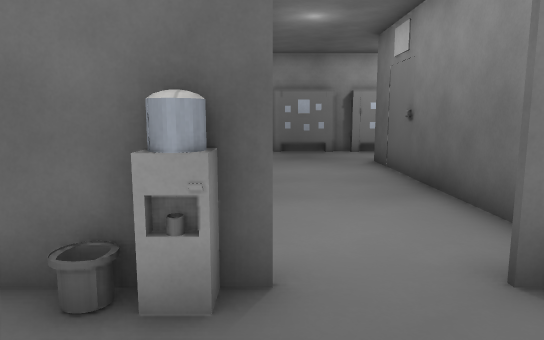
view 1 (above)

17 first-person views from a walk through a 3-D level made in the Godot game engine. The camera is 1.5 m above the floor, tilts 8° down and sees 70° across. Doors that lead somewhere are drawn open, without their leaves. The floor is counted in squares, 1.03 m on a side. Each view is taken from the middle of a square. On the plan, view 1 faces up. The plan holds only what a view shows up to about 16 squares ahead; the rest is blank. Surface patterns are stand-ins for the level's own textures.

view 2
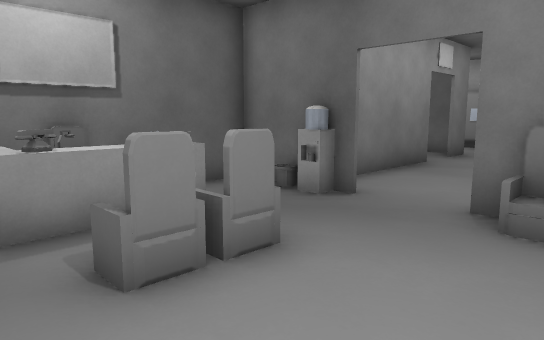

view 3
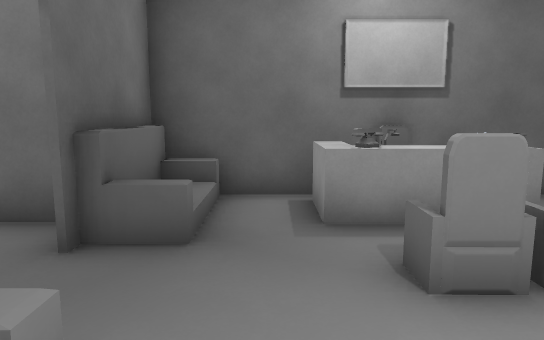

view 4
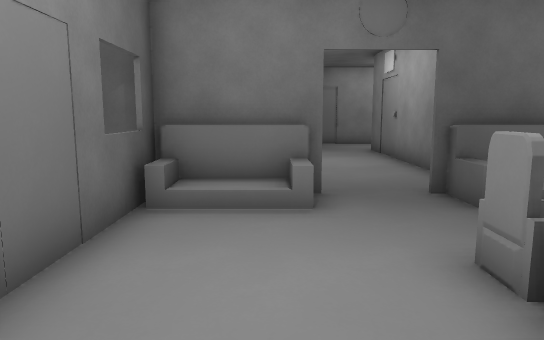

view 5
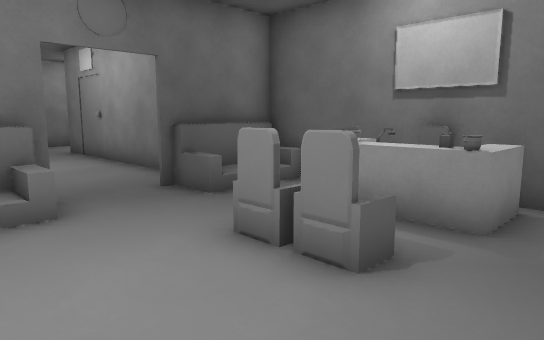

view 6
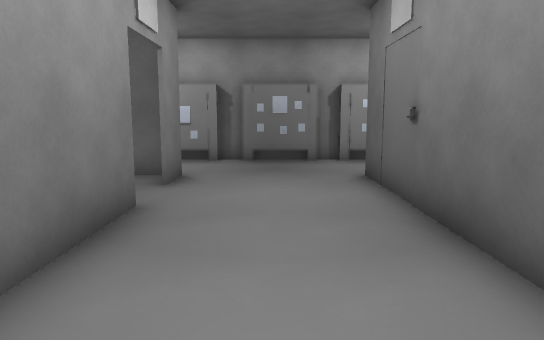

view 7
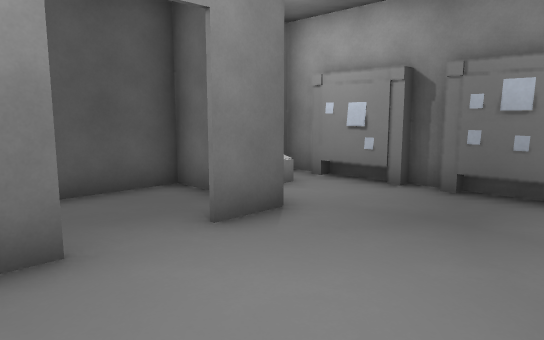

view 8
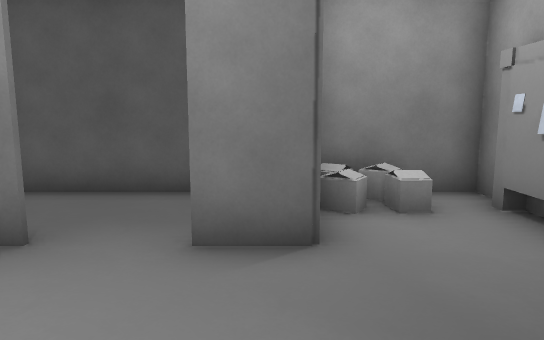

view 9
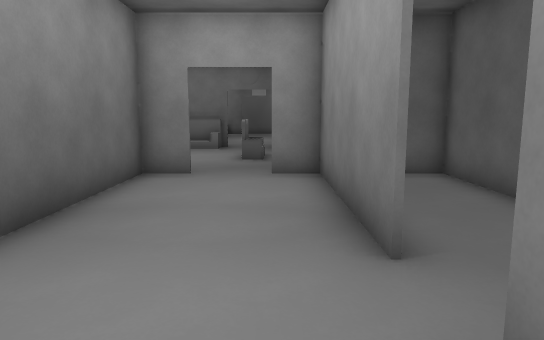

view 10
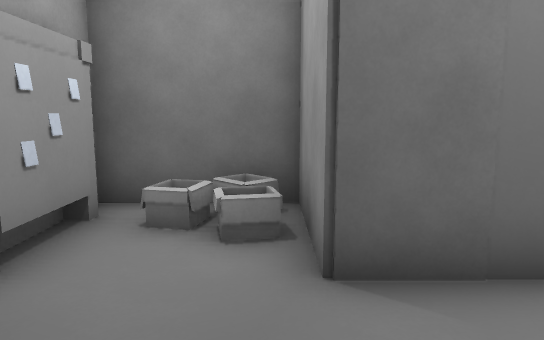

view 11
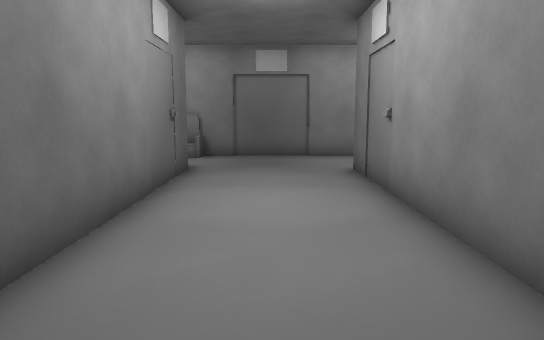

view 12
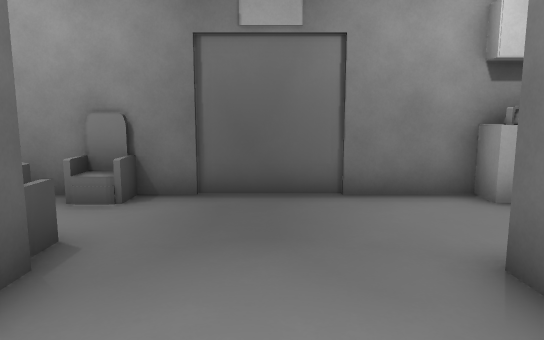

view 13
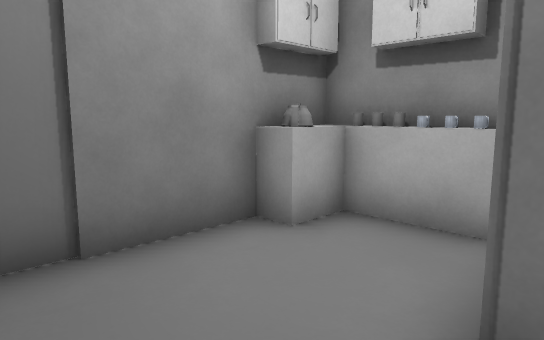

view 14
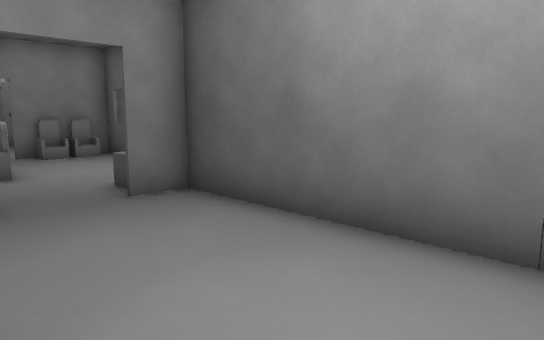

view 15
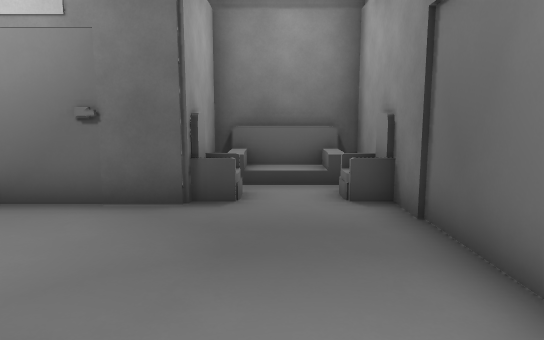

view 16
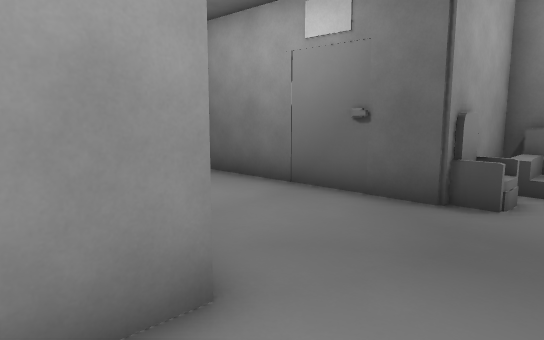

view 17
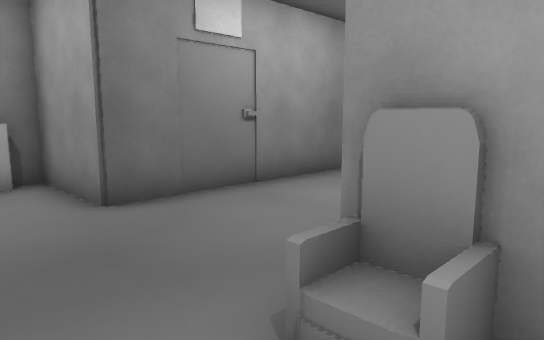

### Floor plan
Ten units are one square. View 1 is at (0, 0); x grows to the right and y downward. Boxes are objects, and circles mark ways between rooms. Rooms are numbered by the first view taken in them; rooms with no view inside come last. Other rooms are left out.
<svg viewBox="-50 -165 119 351">
<path fill="none" stroke="#000" d="M9 17 9 12M10 10 10 18M4 -1 10 -1 10 7M23 49 50 49M20 52 52 52 52 9M-29 5 -29 11M-4 -27 -10 -27M-30 49 -3 49 -3 52M1 -31 -31 -31 -31 52 1 52M52 -16 52 -32M59 -31 20 -31M24 46 24 40M-26 39 -26 50M47 49 47 39M35 -29 27 -29M45 -29 37 -29M-12 -93 -12 -33 0 -33M-12 -126 -12 -110M25 -155 0 -155M33 -159 25 -159M-8 -155 -32 -155M1 -159 -8 -159M56 -155 33 -155M20 -33 33 -33 33 -125 64 -125 64 -160M-4 -33 -4 -27M22 -159 4 -159M-10 -159 -27 -159M52 -159 35 -159M-41 155 -41 173M-42 158 -40 173M-33 177 -29 174M-12 59 -12 146 -43 146 -43 181 64 181 64 146 33 146 33 53 20 53M61 165 61 160M-16 -124 -25 -124M-43 -125 -43 -33 -34 -33M-34 -159 -43 -159 -43 -144"/>
<rect x="-25" y="-5" width="20" height="30" fill="#bbb"><title>table</title></rect>
<rect x="35" y="-145" width="10" height="10" fill="#bbb"><title>box</title></rect>
<rect x="45" y="-145" width="10" height="10" fill="#bbb"><title>box</title></rect>
<rect x="-45" y="-135" width="10" height="10" fill="#bbb"><title>box</title></rect>
<rect x="-45" y="-145" width="10" height="10" fill="#bbb"><title>box</title></rect>
<rect x="-35" y="-135" width="10" height="10" fill="#bbb"><title>box</title></rect>
<rect x="-35" y="-145" width="10" height="10" fill="#bbb"><title>box</title></rect>
<circle cx="15" cy="-30" r="3" fill="#2a7"/>
<circle cx="15" cy="50" r="3" fill="#2a7"/>
<circle cx="-10" cy="-105" r="3" fill="#2a7"/>
<circle cx="-15" cy="-145" r="3" fill="#2a7"/>
<text x="10" y="20">1</text>
<text x="20" y="-100">2</text>
<text x="10" y="130">3</text>
<text x="-30" y="-90">4</text>
</svg>
Room 1 opens to room 2. Room 1 opens to room 3. Room 2 opens to room 4.

Where each view was taken, in squares from view 1:
view 1: 0 up, 0 right, facing up
view 2: 3 down, 4 right, facing up-left
view 3: 3 down, 4 right, facing left
view 4: 2 up, 3 right, facing down
view 5: 2 up, 4 right, facing down-left
view 6: 3 up, 1 right, facing up
view 7: 8 up, 3 right, facing up-left
view 8: 12 up, 3 right, facing left
view 9: 13 up, 0 right, facing down
view 10: 13 up, 0 right, facing right
view 11: 4 down, 1 right, facing down
view 12: 11 down, 1 right, facing down
view 13: 14 down, 1 right, facing down-left
view 14: 12 down, 1 left, facing up-right
view 15: 16 down, 3 left, facing right
view 16: 17 down, 3 left, facing up-right
view 17: 17 down, 5 right, facing up-left
